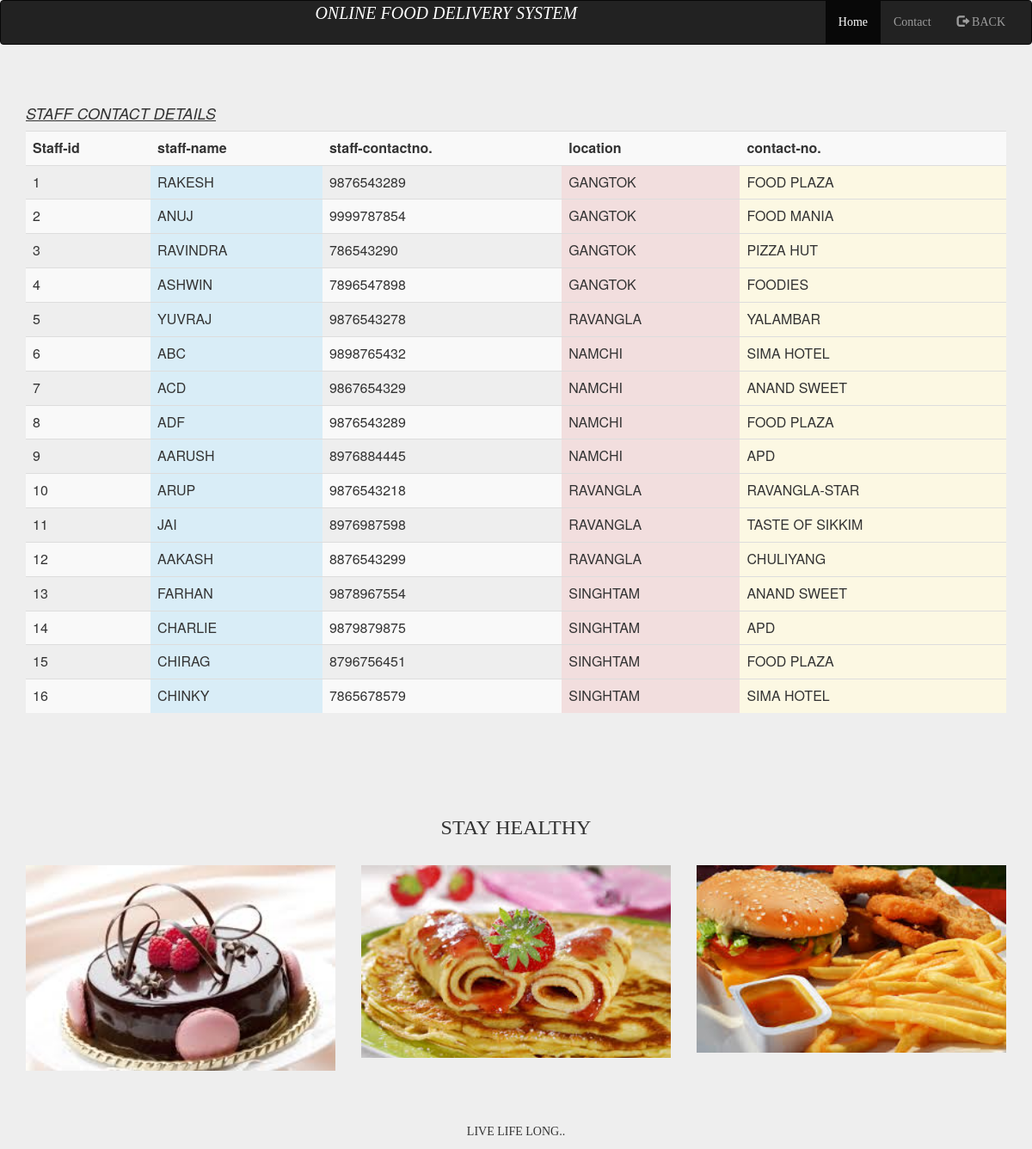
The page /contact.php on the database its author committed.
### tables this page shows
CREATE TABLE IF NOT EXISTS `staff` (
`staff-id` int(30) NOT NULL,
  `staff-name` varchar(55) NOT NULL,
  `staff-contact no.` varchar(55) NOT NULL,
  `location` varchar(55) NOT NULL,
  `restaurant` varchar(55) NOT NULL
);

### contact.php (the view, shortened to what this page needs)
<html>
<head>
  <link rel="stylesheet" href="https://maxcdn.bootstrapcdn.com/bootstrap/3.3.7/css/bootstrap.min.css">
</head>
<body style="background-color:#eeeeee">
<nav class="navbar navbar-inverse">
  <div class="container-fluid">
    <div class="navbar-header" style="margin-left:30%">
	   <i style="font-family: cursive;color:#ffffff;font-size:20px">ONLINE FOOD DELIVERY SYSTEM</i>
    </div>
    <div class="collapse navbar-collapse" id="myNavbar">
      <ul class="nav navbar-nav navbar-right">
		<li class="active"><a href="index.php" style="font-family: cursive">Home</a></li>
        <li><a href="#" style="font-family: cursive">Contact</a></li>
		<li><a href="logout.php?logout" style="font-family: cursive"><span class="glyphicon glyphicon-log-out"></span> BACK</a></li>
      </ul>
    </div>
  </div>
</nav><div class="container">
<br><br><h4><i><u>STAFF CONTACT DETAILS</u></i></h4>
<table class="table table-striped">
			<tr>
				<th>Staff-id </th>
				<th> staff-name</th>
				<th>staff-contactno.</th>
				<th>location</th>
				<th>contact-no.</th>
			</tr>
			<?php
				$conn=mysqli_connect("localhost","root","","dbtest");
				$que=mysqli_query($conn,"SELECT * from staff");
				while($row=mysqli_fetch_row($que))
				{
					$a=$row[0];
					$b=$row[1];
					$c=$row[2];
					$d=$row[3];
					$e=$row[4];
			?>
			<tr>
				<td class="primary"><?php echo $a; ?></td>
				<td class="info"><?php echo $b; ?></td>
				<td class="suceess"><?php echo $c; ?></td>
				<td class="danger"><?php echo $d; ?></td>
				<td class="warning"-><?php echo $e; ?></td>
			</tr>
				<?php }?>
		</table></div></br></br></br></br>
		<div class="container text-center">
  <h3 style="font-family:cursive">STAY HEALTHY</h3><br>
  <div class="row">
    <div class="col-sm-4">
      <img src="./images/5.jpg"  style="width:100%" alt="Image">
    </div>
    <div class="col-sm-4">
      <img src="./images/4.jpeg"  style="width:100%" alt="Image">
        </div>
    <div class="col-sm-4">
      <img src="./images/2.jpeg"  style="width:100%" alt="Image">
      </div>
    </div>
  </div>
</div><br><hr>
<footer class="container-fluid text-center">
  <p style="font-family:cursive">LIVE LIFE LONG..</p>
</footer>
	</body>
</html>

### rows shown on the page
staff: value "1", value "RAKESH", value "9876543289", location "GANGTOK", restaurant "FOOD PLAZA"
staff: value "2", value "ANUJ", value "9999787854", location "GANGTOK", restaurant "FOOD MANIA"
staff: value "3", value "RAVINDRA", value "786543290", location "GANGTOK", restaurant "PIZZA HUT"
staff: value "4", value "ASHWIN", value "7896547898", location "GANGTOK", restaurant "FOODIES"
staff: value "5", value "YUVRAJ", value "9876543278", location "RAVANGLA", restaurant "YALAMBAR"
staff: value "6", value "ABC", value "9898765432", location "NAMCHI", restaurant "SIMA HOTEL"
staff: value "7", value "ACD", value "9867654329", location "NAMCHI", restaurant "ANAND SWEET"
staff: value "8", value "ADF", value "9876543289", location "NAMCHI", restaurant "FOOD PLAZA"
staff: value "9", value "AARUSH", value "8976884445", location "NAMCHI", restaurant "APD"
staff: value "10", value "ARUP", value "9876543218", location "RAVANGLA", restaurant "RAVANGLA-STAR"
staff: value "11", value "JAI", value "8976987598", location "RAVANGLA", restaurant "TASTE OF SIKKIM"
staff: value "12", value "AAKASH", value "8876543299", location "RAVANGLA", restaurant "CHULIYANG"
staff: value "13", value "FARHAN", value "9878967554", location "SINGHTAM", restaurant "ANAND SWEET"
staff: value "14", value "CHARLIE", value "9879879875", location "SINGHTAM", restaurant "APD"
staff: value "15", value "CHIRAG", value "8796756451", location "SINGHTAM", restaurant "FOOD PLAZA"
staff: value "16", value "CHINKY", value "7865678579", location "SINGHTAM", restaurant "SIMA HOTEL"
